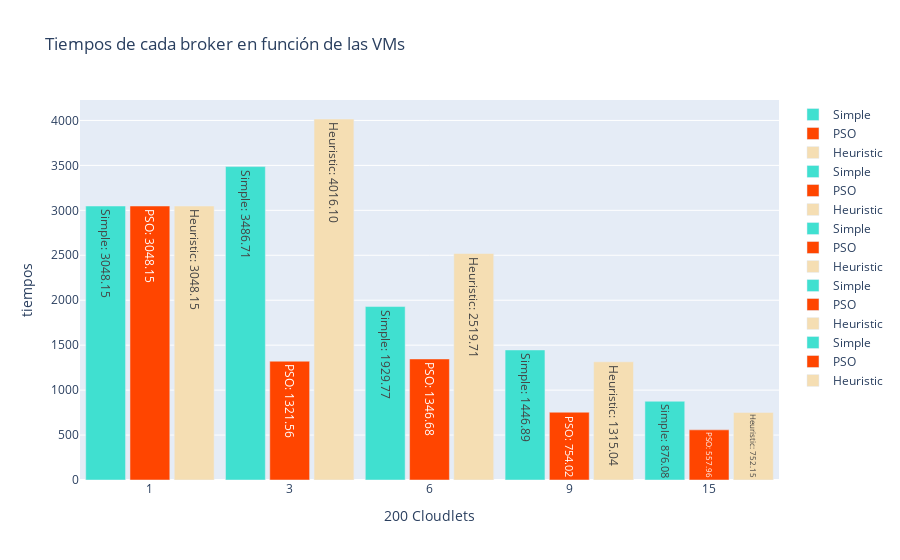

The cell this chart's notebook holds for it:
### Code cell
scenario_selected = tiempos['200']
# Crear el gráfico
fig = go.Figure()

color_map = {
    'Simple': 'turquoise',
    'PSO': 'orangered',
    'Heuristic': 'wheat'
}
# Agregar las barras para cada broker en cada escenario
for scenario, data in scenario_selected.items():
    for i, (broker, tiempo) in enumerate(data.items()):
        fig.add_trace(go.Bar(
            x=[scenario],
            y=[tiempo],
            name=broker,
            text=f'{broker}: {float(tiempo):.2f}',  # Agregar información al tooltip
            hoverinfo='text',
            offsetgroup=i,  # Asegurar que las barras estén centradas
            marker_color=color_map[broker],  # Asignar un color a cada broker
        ))

# Configurar el layout del gráfico
fig.update_layout(
    barmode='group',
    xaxis_title='200 Cloudlets',
    yaxis_title='tiempos',
    title='Tiempos de cada broker en función de las VMs',
    xaxis={'type': 'category'},  # Asegurar que el eje x sea categórico
    bargap=0.05,  # Reducir la separación entre barras dentro de un grupo
    bargroupgap=0.1  # Reducir la separación entre grupos de barras
)

# Mostrar el gráfico
fig.show()

### Figure 1 — Plotly figure (JSON) as saved in the notebook; plotly's stock layout.template omitted (floating-point values rounded to 4 significant figures)
{"data": [{"hoverinfo": "text", "marker": {"color": "turquoise"}, "name": "Simple", "offsetgroup": "0", "text": "Simple: 3048.15", "type": "bar", "x": ["1"], "y": [3048.0]}, {"hoverinfo": "text", "marker": {"color": "orangered"}, "name": "PSO", "offsetgroup": "1", "text": "PSO: 3048.15", "type": "bar", "x": ["1"], "y": [3048.0]}, {"hoverinfo": "text", "marker": {"color": "wheat"}, "name": "Heuristic", "offsetgroup": "2", "text": "Heuristic: 3048.15", "type": "bar", "x": ["1"], "y": [3048.0]}, {"hoverinfo": "text", "marker": {"color": "turquoise"}, "name": "Simple", "offsetgroup": "0", "text": "Simple: 3486.71", "type": "bar", "x": ["3"], "y": [3487.0]}, {"hoverinfo": "text", "marker": {"color": "orangered"}, "name": "PSO", "offsetgroup": "1", "text": "PSO: 1321.56", "type": "bar", "x": ["3"], "y": [1322.0]}, {"hoverinfo": "text", "marker": {"color": "wheat"}, "name": "Heuristic", "offsetgroup": "2", "text": "Heuristic: 4016.10", "type": "bar", "x": ["3"], "y": [4016.0]}, {"hoverinfo": "text", "marker": {"color": "turquoise"}, "name": "Simple", "offsetgroup": "0", "text": "Simple: 1929.77", "type": "bar", "x": ["6"], "y": [1930.0]}, {"hoverinfo": "text", "marker": {"color": "orangered"}, "name": "PSO", "offsetgroup": "1", "text": "PSO: 1346.68", "type": "bar", "x": ["6"], "y": [1347.0]}, {"hoverinfo": "text", "marker": {"color": "wheat"}, "name": "Heuristic", "offsetgroup": "2", "text": "Heuristic: 2519.71", "type": "bar", "x": ["6"], "y": [2520.0]}, {"hoverinfo": "text", "marker": {"color": "turquoise"}, "name": "Simple", "offsetgroup": "0", "text": "Simple: 1446.89", "type": "bar", "x": ["9"], "y": [1447.0]}, {"hoverinfo": "text", "marker": {"color": "orangered"}, "name": "PSO", "offsetgroup": "1", "text": "PSO: 754.02", "type": "bar", "x": ["9"], "y": [754.0]}, {"hoverinfo": "text", "marker": {"color": "wheat"}, "name": "Heuristic", "offsetgroup": "2", "text": "Heuristic: 1315.04", "type": "bar", "x": ["9"], "y": [1315.0]}, {"hoverinfo": "text", "marker": {"color": "turquoise"}, "name": "Simple", "offsetgroup": "0", "text": "Simple: 876.08", "type": "bar", "x": ["15"], "y": [876.1]}, {"hoverinfo": "text", "marker": {"color": "orangered"}, "name": "PSO", "offsetgroup": "1", "text": "PSO: 557.96", "type": "bar", "x": ["15"], "y": [558.0]}, {"hoverinfo": "text", "marker": {"color": "wheat"}, "name": "Heuristic", "offsetgroup": "2", "text": "Heuristic: 752.15", "type": "bar", "x": ["15"], "y": [752.1]}], "layout": {"bargap": 0.05, "bargroupgap": 0.1, "barmode": "group", "title": {"text": "Tiempos de cada broker en función de las VMs"}, "xaxis": {"title": {"text": "200 Cloudlets"}, "type": "category"}, "yaxis": {"title": {"text": "tiempos"}}}}
